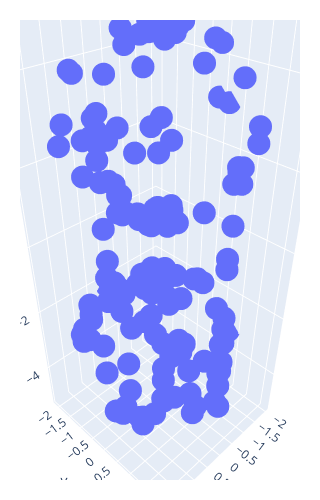

Notebook cell for this chart:
### Code cell
dta = gen_points(n, sigma=0.1)

# plotly plotting
trace = go.Scatter3d(x=dta[:, 0], y=dta[:, 1], z=dta[:, 2], mode='markers')
fig = go.Figure(trace)
fig.update_layout(
        width=300, 
        height=500,
        margin=dict(l=20, r=20, t=20, b=20),
    )  
fig.show()

### Figure 1 — Plotly figure (JSON) as saved in the notebook; plotly's stock layout.template omitted (floating-point values rounded to 4 significant figures; data arrays with more than 128 entries replaced by an {"elided": "..."} marker saying what was removed)
{"data": [{"mode": "markers", "type": "scatter3d", "x": {"elided": "150 float values"}, "y": {"elided": "150 float values"}, "z": {"elided": "150 float values"}}], "layout": {"height": 500, "margin": {"b": 20, "l": 20, "r": 20, "t": 20}, "width": 300}}
